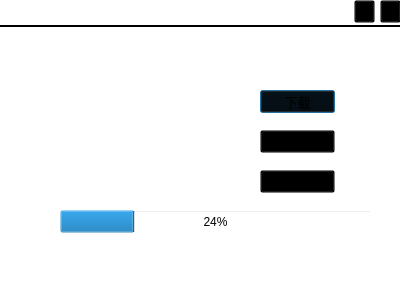
<?xml version="1.0" encoding="UTF-8"?>
<ui version="4.0">
 <class>downloadDialog</class>
 <widget class="QDialog" name="downloadDialog">
  <property name="geometry">
   <rect>
    <x>0</x>
    <y>0</y>
    <width>400</width>
    <height>300</height>
   </rect>
  </property>
  <property name="mouseTracking">
   <bool>false</bool>
  </property>
  <property name="windowTitle">
   <string>Dialog</string>
  </property>
  <property name="styleSheet">
   <string notr="true">background:transparent;
background-image: url(:/image/search_background.PNG);</string>
  </property>
  <widget class="QPushButton" name="downloadButton">
   <property name="geometry">
    <rect>
     <x>260</x>
     <y>90</y>
     <width>75</width>
     <height>23</height>
    </rect>
   </property>
   <property name="font">
    <font>
     <family>Microsoft JhengHei UI</family>
     <pointsize>10</pointsize>
     <weight>50</weight>
     <bold>false</bold>
     <underline>false</underline>
    </font>
   </property>
   <property name="styleSheet">
    <string notr="true">background:transparent;</string>
   </property>
   <property name="text">
    <string>下载</string>
   </property>
  </widget>
  <widget class="QPushButton" name="downloadButton2">
   <property name="geometry">
    <rect>
     <x>260</x>
     <y>130</y>
     <width>75</width>
     <height>23</height>
    </rect>
   </property>
   <property name="styleSheet">
    <string notr="true">background:transparent;</string>
   </property>
   <property name="text">
    <string>下载</string>
   </property>
  </widget>
  <widget class="QPushButton" name="downloadButton3">
   <property name="geometry">
    <rect>
     <x>260</x>
     <y>170</y>
     <width>75</width>
     <height>23</height>
    </rect>
   </property>
   <property name="styleSheet">
    <string notr="true">background:transparent;</string>
   </property>
   <property name="text">
    <string>下载</string>
   </property>
  </widget>
  <widget class="QPlainTextEdit" name="plainTextEdit">
   <property name="geometry">
    <rect>
     <x>60</x>
     <y>50</y>
     <width>141</width>
     <height>31</height>
    </rect>
   </property>
   <property name="styleSheet">
    <string notr="true">background:transparent;</string>
   </property>
  </widget>
  <widget class="QPlainTextEdit" name="plainTextEdit_2">
   <property name="geometry">
    <rect>
     <x>60</x>
     <y>90</y>
     <width>191</width>
     <height>31</height>
    </rect>
   </property>
   <property name="styleSheet">
    <string notr="true">background:transparent;</string>
   </property>
  </widget>
  <widget class="QPlainTextEdit" name="plainTextEdit_3">
   <property name="geometry">
    <rect>
     <x>60</x>
     <y>130</y>
     <width>191</width>
     <height>31</height>
    </rect>
   </property>
   <property name="styleSheet">
    <string notr="true">background:transparent;</string>
   </property>
  </widget>
  <widget class="QPlainTextEdit" name="plainTextEdit_4">
   <property name="geometry">
    <rect>
     <x>60</x>
     <y>170</y>
     <width>191</width>
     <height>31</height>
    </rect>
   </property>
   <property name="styleSheet">
    <string notr="true">background:transparent;</string>
   </property>
  </widget>
  <widget class="QProgressBar" name="progressBar">
   <property name="geometry">
    <rect>
     <x>60</x>
     <y>210</y>
     <width>311</width>
     <height>23</height>
    </rect>
   </property>
   <property name="value">
    <number>24</number>
   </property>
  </widget>
  <widget class="QPushButton" name="pushButton">
   <property name="geometry">
    <rect>
     <x>380</x>
     <y>0</y>
     <width>21</width>
     <height>23</height>
    </rect>
   </property>
   <property name="styleSheet">
    <string notr="true">background-image: url(:/image/searchclose.ico);</string>
   </property>
   <property name="text">
    <string/>
   </property>
  </widget>
  <widget class="QPushButton" name="pushButton_2">
   <property name="geometry">
    <rect>
     <x>354</x>
     <y>0</y>
     <width>21</width>
     <height>23</height>
    </rect>
   </property>
   <property name="styleSheet">
    <string notr="true">
background-image: url(:/image/minimize.png);</string>
   </property>
   <property name="text">
    <string/>
   </property>
  </widget>
  <widget class="Line" name="line">
   <property name="geometry">
    <rect>
     <x>-3</x>
     <y>25</y>
     <width>411</width>
     <height>2</height>
    </rect>
   </property>
   <property name="styleSheet">
    <string notr="true">background-color: rgb(0, 0, 0);</string>
   </property>
   <property name="orientation">
    <enum>Qt::Horizontal</enum>
   </property>
  </widget>
 </widget>
 <resources/>
 <connections/>
</ui>
